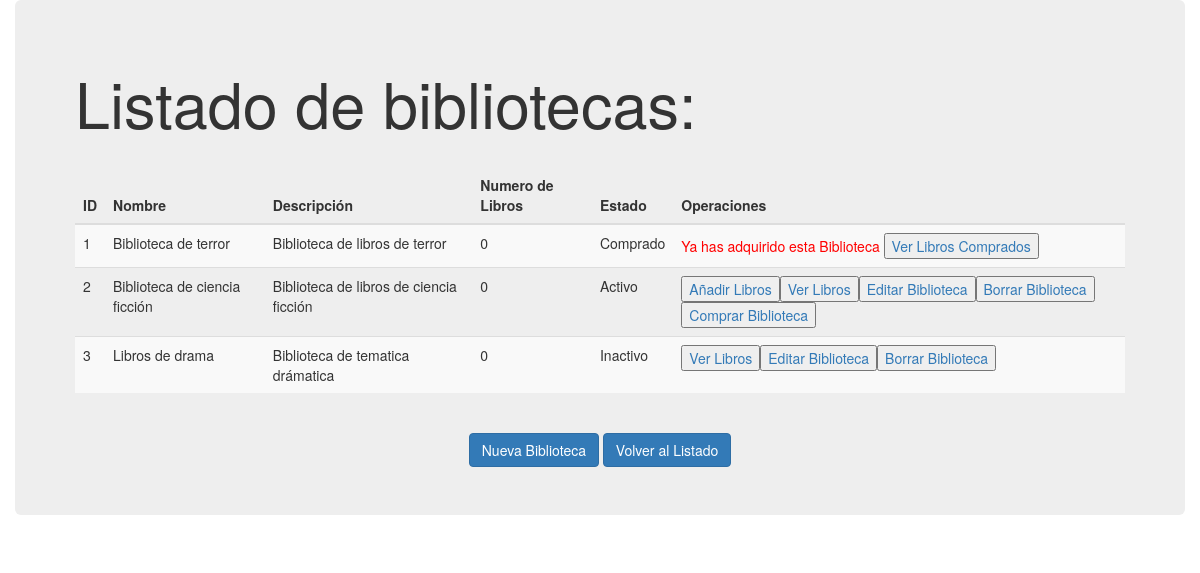
Page /listadobibliotecas.php on the committed database.
### tables this page shows
create TABLE bibliotecas(
    id INT AUTO_INCREMENT PRIMARY KEY,
    nombre varchar(255),
	  descripcion text,
    numerolibros int,
    estado varchar(20)
);

### modelo/biblioteca.php (called while the page is built, shortened)
<?php
require_once "bd.php";
class Biblioteca
{
    private $db;
    private $id;
    private $nombre;
    private $descripcion;
    private $numerolibros;
    private $estado;
    function __construct()
    {
        $bd = new bd();
        $this->db = $bd->conectarBD();
    }
    function obtenerListadoBibliotecas()
    {
        try {
            $querySelect = "SELECT DISTINCT *
                        FROM bibliotecas";
            $listaBibliotecas = $this->db->prepare($querySelect);
            $listaBibliotecas->execute();
            if ($listaBibliotecas) {
                return $listaBibliotecas->fetchAll(PDO::FETCH_CLASS, "Biblioteca");
            } else {
                echo "Ocurrió un error inesperado al obtener el Listado de Bibliotecas";
            }
        } catch (Exception $ex) {
            echo "Ocurrió un error: " . $ex->getMessage();
            return null;
        }
    }
    public function getId()
    {
        return $this->id;
    }
    public function getNombre()
    {
        return $this->nombre;
    }
    public function getDescripcion()
    {
        return $this->descripcion;
    }
    public function getNumerolibros()
    {
        return $this->numerolibros;
    }
    public function getEstado()
    {
        return $this->estado;
    }
}

### modelo/bd.php (called while the page is built)
<?php
class bd
{
    private $cadenaConexion = "mysql:dbname=libreria;host=localhost;port=3308";
    private $usuario = "root";
    private $clave = "";
    function conectarBD()
    {
        try {
            return new PDO($this->cadenaConexion, $this->usuario, $this->clave);
        } catch (PDOException $e) {
            echo "Error ocurrio un problema en Base de datos: " . $e->getMessage();
            return null;
        }
    }
}

### listadobibliotecas.php (the view, shortened to what this page needs)
<!DOCTYPE html>
<html>
<?php
include "componentes/head.php";
require_once  "modelo/biblioteca.php";
?>
<body>
    <div class="container-fluid">
        <div class="jumbotron">
            <h1>Listado de bibliotecas: </h1>
            <br>
            <div align="center">
                <table align="center" class='table table-striped'>
                    <thead>
                        <tr>
                            <th>ID</th>
                            <th>Nombre</th>
                            <th>Descripción</th>
                            <th>Numero de Libros</th>
                            <th>Estado</th>
                            <th>Operaciones</th>
                        </tr>
                    </thead>
                    <tbody>
                        <?php
            $biblioteca = new Biblioteca();
            $listadoBibliotecas = $biblioteca->obtenerListadoBibliotecas();
            foreach ($listadoBibliotecas as $biblioteca) {
                echo "<tr>
                        <td>" . $biblioteca->getId() . "</td>
                        <td>" . $biblioteca->getNombre() . "</td>
                        <td>" . $biblioteca->getDescripcion() . "</td>
                        <td>" . $biblioteca->getNumerolibros() . "</td>
                        <td>" . $biblioteca->getEstado() . "</td>
                        <td>";
                switch ($biblioteca->getEstado()) {
                    case 'Activo':
                        echo "<a href='insertarLibroBiblioteca.php?id=" . $biblioteca->getId() . "'><button>Añadir Libros</button></a>";
                        echo "<a href='verLibros.php?id=" . $biblioteca->getId() . "'><button>Ver Libros</button></a>";
                        echo "<a href='editarBiblioteca.php?id=" . $biblioteca->getId() . "'><button>Editar Biblioteca</button></a>";
                        echo "<a href='borrarBiblioteca.php?id=" . $biblioteca->getId() . "'><button>Borrar Biblioteca</button></a>";
                        echo "<a href='comprarBiblioteca.php?id=" . $biblioteca->getId() . "'><button>Comprar Biblioteca</button></a>";
                        break;
                    case 'Inactivo':
                        echo "<a href='verLibros.php?id=" . $biblioteca->getId() . "'><button>Ver Libros</button></a>";
                        echo "<a href='editarBiblioteca.php?id=" . $biblioteca->getId() . "'><button>Editar Biblioteca</button></a>";
                        echo "<a href='borrarBiblioteca.php?id=" . $biblioteca->getId() . "'><button>Borrar Biblioteca</button></a>";
                        break;
                    case 'Comprado':
                        echo "<span style='color:red'>Ya has adquirido esta Biblioteca </span>";
                        echo "<a href='verLibros.php?id=" . $biblioteca->getId() . "'><button>Ver Libros Comprados</button></a>";
                        break;
                }
                echo "</td>
                    </tr>";
            }
            ?>
                    </tbody>
            </div>
            <br>
            <a href="insertarBiblioteca.php"><button button class="btn btn-primary">Nueva Biblioteca</button></a>
            <a href="index.php"><button button class="btn btn-primary">Volver al Listado</button></a>
        </div>
    </div>
</body>
</html>

### rows in the picture
bibliotecas: id "1", nombre "Biblioteca de terror", descripcion "Biblioteca de libros de terror", numerolibros "0", estado "Comprado"
bibliotecas: id "2", nombre "Biblioteca de ciencia ficción", descripcion "Biblioteca de libros de ciencia ficción", numerolibros "0", estado "Activo"
bibliotecas: id "3", nombre "Libros de drama", descripcion "Biblioteca de tematica drámatica", numerolibros "0", estado "Inactivo"
